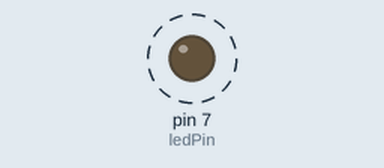
Bench run of a sketch on a simulated Arduino Uno, built with avr-gcc and run on an emulated ATmega328P. Parts: output pins drawn as LEDs (lit = HIGH). Dashed ring = blinking.

Above: at 0.19 s.
Timing chart, 0 to 3.0 s (numbered marks = the images above):
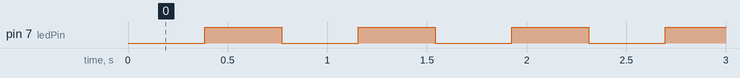

The sketch:

PwmLed.ino
```cpp
#define ledPin 7  // Led Pin is chosen as Port 7

int brightness = 0;

void setup() {

  pinMode(ledPin, OUTPUT);

}

void loop() {

  delay(3);

  brightness++;

  analogWrite(ledPin, brightness);

  if(brightness == 255)
  brightness = brightness%255;

}
```

Measured:
- by itself, pin 7 (ledPin): alternates HIGH for 0.39 s and LOW for 0.38 s
